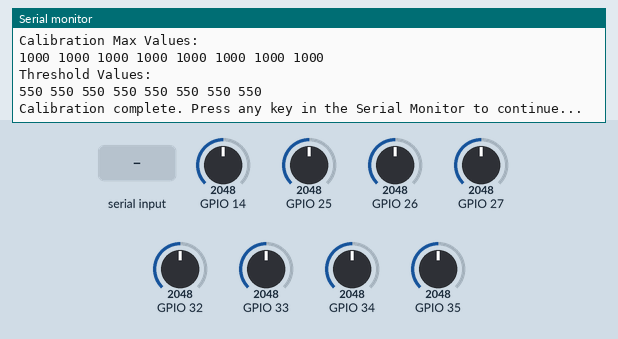
This sketch was run on a simulated ESP32. Shown: the last lines printed to the serial monitor. Inputs (shaded band) come from the test bench; at power-on: GPIO 14 = 2048, GPIO 25 = 2048, GPIO 26 = 2048, GPIO 27 = 2048, GPIO 32 = 2048, GPIO 33 = 2048, GPIO 34 = 2048, GPIO 35 = 2048 (analog values on the 0–4095 scale).

Above: at 6.1 s.
6.2 s: "1" received over Serial
At 6.46 s:
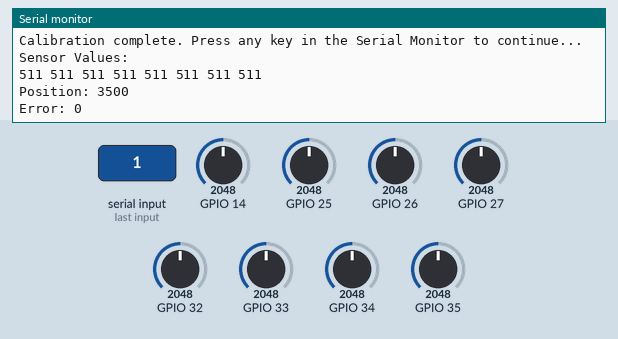
7.7 s: GPIO 14 set to 2866
At 8.09 s:
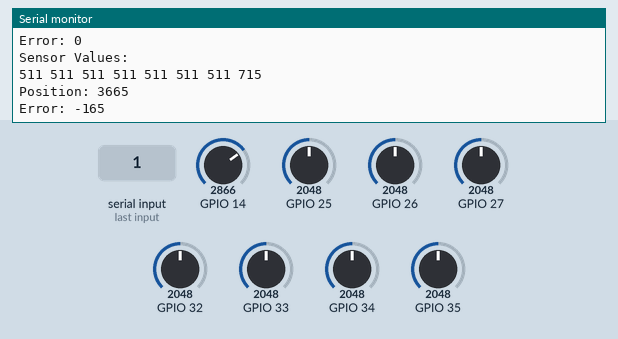
9.2 s: GPIO 25 set to 2866
At 9.72 s:
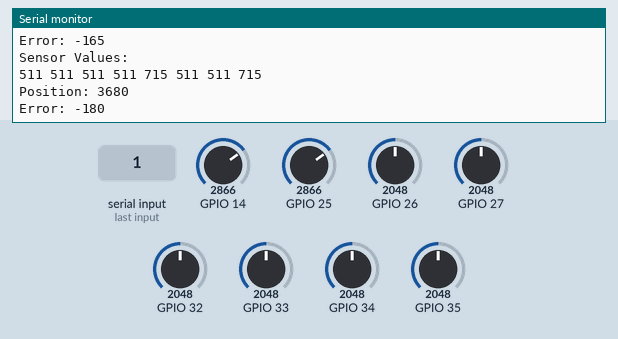
10.7 s: GPIO 26 set to 2866
At 11.35 s:
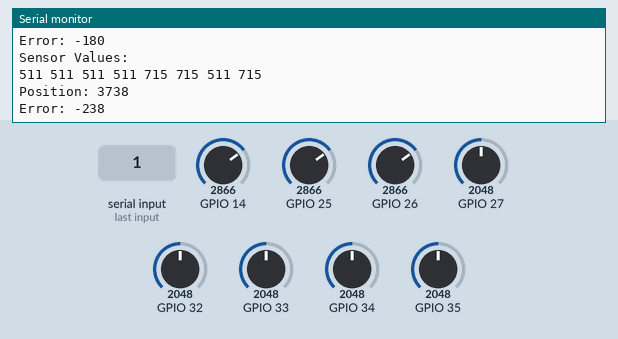
12.2 s: GPIO 27 set to 2866
At 12.57 s:
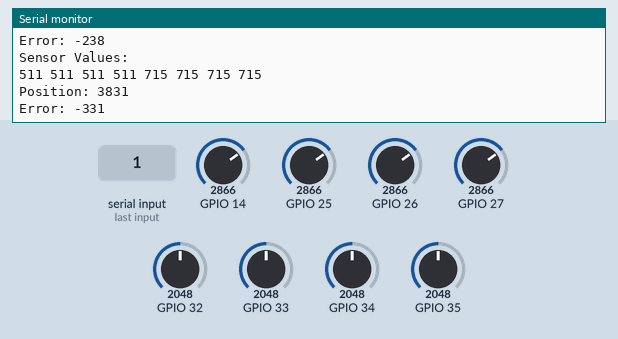
13.7 s: GPIO 32 set to 2866
At 14.2 s:
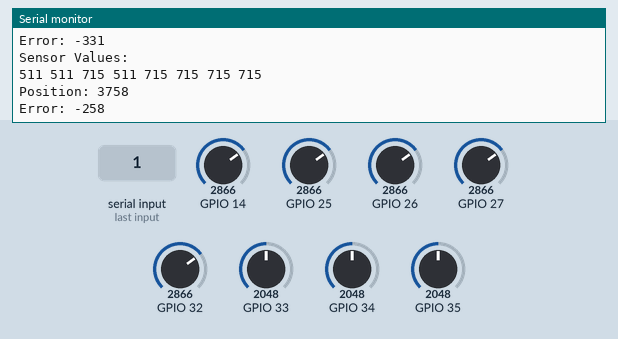
Timing chart, 0 to 16.2 s (numbered marks = the images above; inputs shaded):
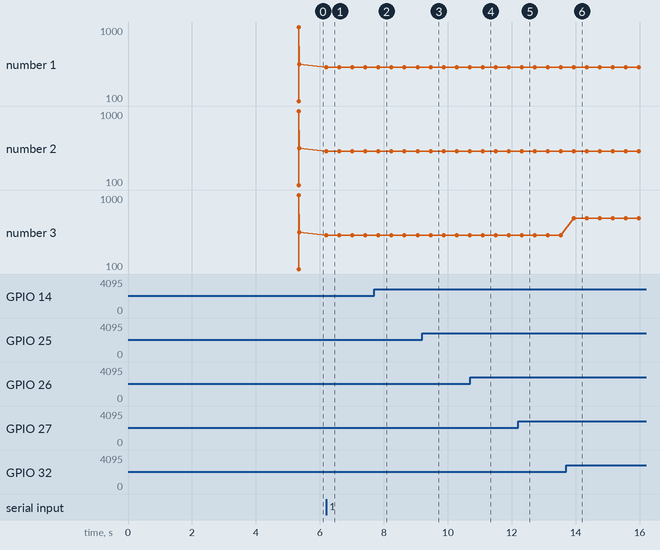

The sketch:

sensor_code_esp.ino
```cpp
#include <QTRSensors.h>
// Sensors
#define NUM_SENSORS 8
uint16_t sensors1[NUM_SENSORS];  // Changed from unsigned int to uint16_t
int thr[NUM_SENSORS];

QTRSensors qtra;

// #define sw1 26  // Change to appropriate GPIO pin for your ESP32
// #define sw2 27  // Change to appropriate GPIO pin for your ESP32
// #define led 23  // ESP32 default onboard LED pin
// int s1, s2;

void setup() {
  Serial.begin(115200);  // ESP32 handles higher baud rates smoothly

  // Initialize QTR sensor pins (valid ADC pins for ESP32)
  qtra.setTypeAnalog();

  qtra.setSensorPins((const uint8_t[]) {
   34,35,32,33,25,26,27,14  // Ensure these are connected to QTR sensors
  }, NUM_SENSORS);
  analogReadResolution(10);

  // Pin mode setup (if you need to use switches or LEDs)
  // pinMode(sw1, INPUT);  // Using internal pull-up resistors
  // pinMode(sw2, INPUT);
  // pinMode(led, OUTPUT);

  // s1 = digitalRead(sw1);  //s1 for calibration
  // while (s1 == HIGH)
  // {
  //   s1 = digitalRead(sw1);

  // }
  Serial.println("switch clicked");
  // digitalWrite(led,HIGH);
  delay(800);
  calibration();
  // digitalWrite(led,LOW);
}

void loop() {
  see_error();
}

void calibration() {
  for (int i = 0; i <= 100; i++) {
    qtra.calibrate();
    delay(20);
  }

  Serial.println("Calibration Min Values:");
  for (int i = 0; i < NUM_SENSORS; i++) {
    Serial.print(qtra.calibrationOn.minimum[i]);
    Serial.print(' ');
    thr[i] = (qtra.calibrationOn.minimum[i] + qtra.calibrationOn.maximum[i]) / 2;
  }
  Serial.println();

  Serial.println("Calibration Max Values:");
  for (int i = 0; i < NUM_SENSORS; i++) {
    Serial.print(qtra.calibrationOn.maximum[i]);
    Serial.print(' ');
  }
  Serial.println();

  Serial.println("Threshold Values:");
  for (int i = 0; i < NUM_SENSORS; i++) {
    Serial.print(thr[i]);
    Serial.print(' ');
  }
  Serial.println();

  Serial.println("Calibration complete. Press any key in the Serial Monitor to continue...");
  while (!Serial.available()) {
    // Wait for serial input
  }
  Serial.read();
}

void see_error() {
  Serial.println("Sensor Values:");

  // Read the sensor values
  qtra.read(sensors1);  // Uses QTRSensors to read the values

  for (int i = 0; i < NUM_SENSORS; i++) {
    Serial.print(sensors1[i]);
    Serial.print(' ');
  }
  Serial.println();

  // Present position of bot
  int position = qtra.readLineBlack(sensors1);  // Uses the corrected data type
  int error = 3500 - position;

  Serial.print("Position: ");
  Serial.println(position);
  Serial.print("Error: ");
  Serial.println(error);
  delay(400);
}
```

Measured:
- after the input at 6.2 s, the serial monitor: prints a new line at once (image 1)
- after the input at 7.7 s, the serial monitor: prints a new line after 0.13 s (image 2)
- after the input at 9.2 s, the serial monitor: prints a new line after 0.26 s (image 3)
- after the input at 10.7 s, the serial monitor: prints a new line after 0.39 s (image 4)
- after the input at 12.2 s, the serial monitor: prints a new line after 0.11 s (image 5)
- after the input at 13.7 s, the serial monitor: prints a new line after 0.24 s (image 6)
- plotted number 1: 550 → 511 after the input at 6.2 s
- plotted number 2: 550 → 511 after the input at 6.2 s
